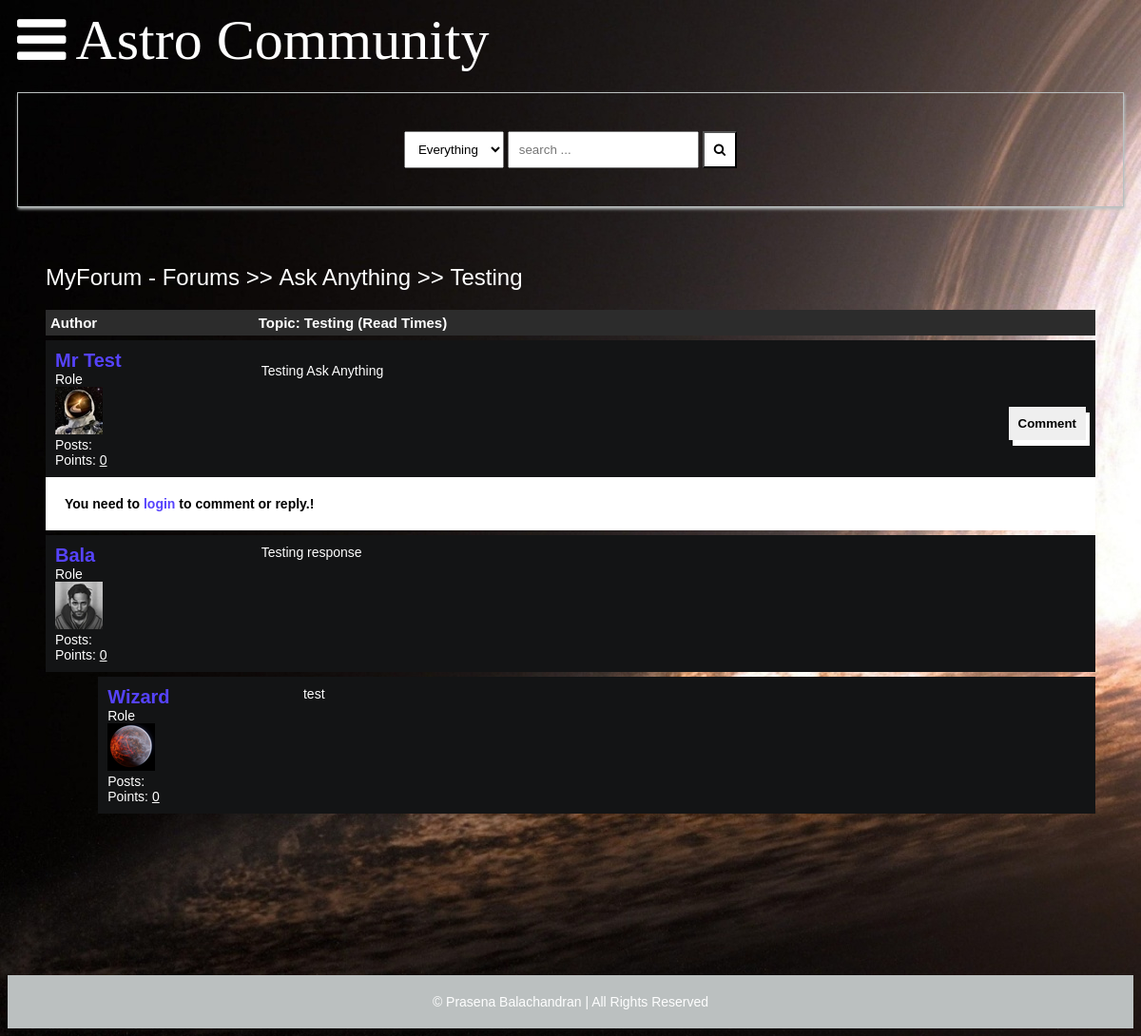
The app's page /detail/testing/ with its own data.
### main/models.py (models this page shows, shortened)
class Post(models.Model):
    title = models.CharField(max_length=400)
    slug = models.SlugField(max_length=400, unique=True, blank=True)
    user = models.ForeignKey(Author, on_delete=models.CASCADE)
    content = HTMLField()
    categories = models.ManyToManyField(Category)
    date = models.DateTimeField(auto_now_add=True)
    approved = models.BooleanField(default=False)
    hit_count_generic = GenericRelation(
        HitCount,
        object_id_field='object_pk',
        related_query_name='hit_count_generic_relation'
    )
    tags = TaggableManager()
    comments = models.ManyToManyField(Comment, blank=True)
    closed = models.BooleanField(default=False)
    state = models.CharField(max_length=40, default="zero")
    def get_url(self):
        return reverse("detail", kwargs={
            "slug": self.slug
        })

class Category(models.Model):
    title = models.CharField(max_length=50)
    slug = models.SlugField(max_length=400, unique=True, blank=True)
    description = models.TextField(default="description")
    class Meta:
        verbose_name_plural = "categories"
    def __str__(self):
        return self.title
    def get_url(self):
        return reverse("posts", kwargs={
            "slug": self.slug
        })

class Author(models.Model):
    user = models.ForeignKey(User, on_delete=models.CASCADE)
    fullname = models.CharField(max_length=40, blank=True)
    slug = slug = models.SlugField(max_length=400, unique=True, blank=True)
    bio = HTMLField()
    points = models.IntegerField(default=0)
    profile_pic = ResizedImageField(
        size=[50, 80],
        quality=100,
        upload_to="authors",
        default=None,
        null=True,
        blank=True
    )

class Comment(models.Model):
    user = models.ForeignKey(Author, on_delete=models.CASCADE)
    content = models.TextField()
    date = models.DateTimeField(auto_now_add=True)
    replies = models.ManyToManyField(Reply, blank=True)

class Reply(models.Model):
    user = models.ForeignKey(Author, on_delete=models.CASCADE)
    content = models.TextField()
    date = models.DateTimeField(auto_now_add=True)
    class Meta:
        verbose_name_plural = "replies"

### main/views.py (the view, shortened to what this page needs)
# urls.py: path("detail/<slug>/", detail, name="detail"),
def detail(request, slug):
    post = get_object_or_404(Post, slug=slug)
    if request.user.is_authenticated:
        author = Author.objects.get(user=request.user)
    context = {
        "post": post,
        "title": "ASTRO: "+post.title,
    }
    update_views(request, post)
    return render(request, "detail.html", context)

### main/context_processors.py (called while the page is built, shortened)
def searchFunction(request):
    search_context = {}
    posts = Post.objects.all()
    return search_context

### main/utils.py (called while the page is built)
def update_views(request, object):
    context = {}
    hit_count = get_hitcount_model().objects.get_for_object(object)
    hits = hit_count.hits
    hitcontext = context["hitcount"] = {"pk": hit_count.pk}
    hit_count_response = HitCountMixin.hit_count(request, hit_count)
    if hit_count_response.hit_counted:
        hits = hits+1
        hitcontext["hitcounted"] = hit_count_response.hit_counted
        hitcontext["hit_message"] = hit_count_response.hit_message
        hitcontext["total_hits"] = hits

### templates/detail.html (shortened to what this page needs)
{% extends 'base.html' %} {% load hitcount_tags %} {% block content %}
<div class="container">
    <div class="navigate">
        <span><a href="{% url 'home' %}">MyForum - Forums</a> >> <a href="{{post.categories.all.0.get_url}}">{{post.categories.all.0}}</a> >> <a href="{{post.get_url}}">{{post.title}}</a></span>
    </div>
    <div class="topic-container">
        <div class="head">
            <div class="authors">Author</div>
            <div class="content">Topic: {{post.title}} (Read {% get_hit_count for post %} Times)</div>
        </div>
        <div class="body">
            <div class="authors">
                <div class="username"><a href="">{{post.user.fullname|title}}</a></div>
                <div>Role</div>
                <img src="{{post.user.profile_pic.url}}" alt="">
                <div>Posts: <u>{{post.user.num_posts}}</u></div>
                <div>Points: <u>{{post.user.points}}</u></div>
            </div>
            <div class="content">
                {{post.content|safe}}
                <br />
                <div class="comment">
                    <button onclick="showComment()">Comment</button>
                </div>
            </div>
        </div>
    </div>
    {% if post.closed == True %}
    <div style="background-color: #fff; color: #000; font-weight: bolder; padding: 20px; width: 100%;">This Topic Is Closed!</div>
    {% else %} {% if request.user.is_authenticated %}
    <form action="." method="post">
        {% csrf_token %}
        <div class="comment-area hide" id="comment-area">
            <textarea name="comment" id="" placeholder="comment here ... "></textarea>
            <input type="submit" value="submit" name="comment-form">
        </div>
    </form>
    {% else %}
    <div style="background-color: #fff; color: #000; font-weight: bolder; padding: 20px; width: 100%;">
        You need to <a href="{% url 'signin' %}"><b>login</b></a> to comment or reply.!
    </div>
    {% endif %} {% endif %}
    {% for comment in post.comments.all %}
    <div class="comments-container">
        <div class="body">
            <div class="authors">
                <div class="username"><a href="">{{comment.user.fullname|title}}</a></div>
                <div>Role</div>
                <img src="{{comment.user.profile_pic.url}}" alt="" />
                <div>Posts: <u>{{comment.user.num_posts}}</u></div>
                <div>Points: <u>{{comment.user.points}}</u></div>
            </div>
            <div class="content">
                {{comment.content}}
                <br />
            </div>
        </div>
    </div>
    {% for reply in comment.replies.all %}
    <div class="comments-container" style="width: 95%; margin-left: 5%;">
        <div class="body">
            <div class="authors">
                <div class="username"><a href="">{{reply.user.fullname|title}}</a></div>
                <div>Role</div>
                <img src="{{reply.user.profile_pic.url}}" alt="">
                <div>Posts: <u>{{reply.user.num_posts}}</u></div>
                <div>Points: <u>{{reply.user.points}}</u></div>
            </div>
            <div class="content">
                {{reply.content}}
                <br />
            </div>
        </div>
    </div>
    {% endfor %} {% endfor %}
</div>
{% endblock content %}

### static/assets/css/style.css (style rules this page uses)
:root { background-image: url("../images/blackhole.jpg"); background-color: #cccccc; }
* { box-sizing: border-box; }
html { font-size: 14px; font-family: 'Titillium Web', sans-serif; background-color:rgb(0,0,0); color:#FEFEFE; }
a { color:#5643fd; font-weight: bolder; text-decoration: none; }
.container { margin: 20px; padding: 20px; }
.navigate { margin-block: 20px; font-weight: lighter; font-size: 24px; }
.navigate a { color: #fff; }
.head { display: flex; background-color: #2C2C2C; padding: 5px; font-weight: bold; font-size: 15px; }
.authors { flex: 20%; }
.content { flex: 80%; }
.body { display: flex; background-color: #131415; padding: 10px; margin-top: 5px; }
.body .authors .username { font-size: 20px; }
.body .authors img { max-width: 50px; max-height: 80px; }
.body .content .comment button { border:none; padding:10px; font-weight: bolder; box-shadow: 4px 6px #fff; cursor: pointer; float: right; }

### records on screen
Post: categories.all.0 "Ask Anything", title "Testing", user.fullname "Mr Test", user.profile_pic (picture), user.points "0", content "Testing Ask Anything"
Comment: user.fullname "Bala", user.profile_pic (placeholder picture), user.points "0", content "Testing response"
Reply: user.fullname "Wizard", user.profile_pic (picture), user.points "0", content "test"
